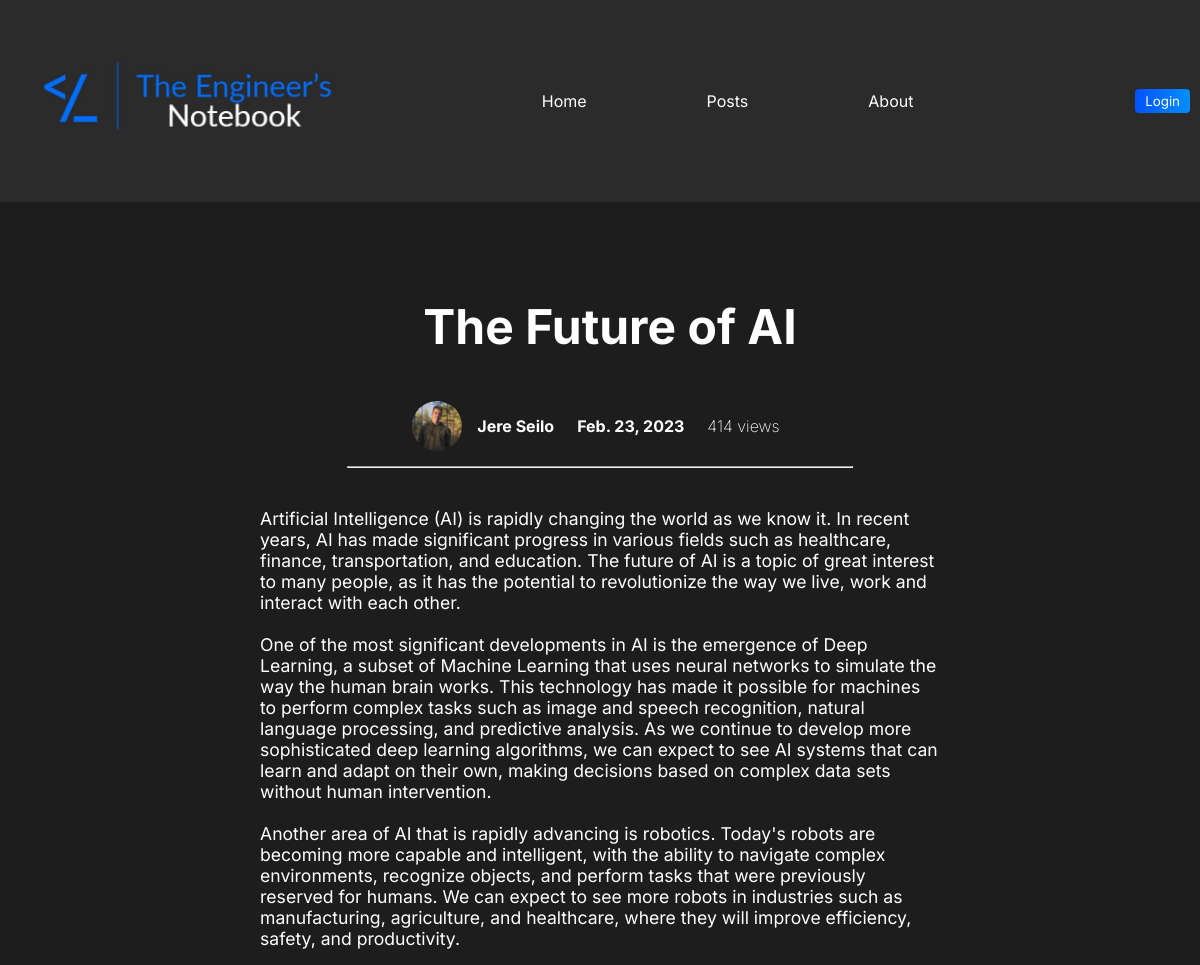
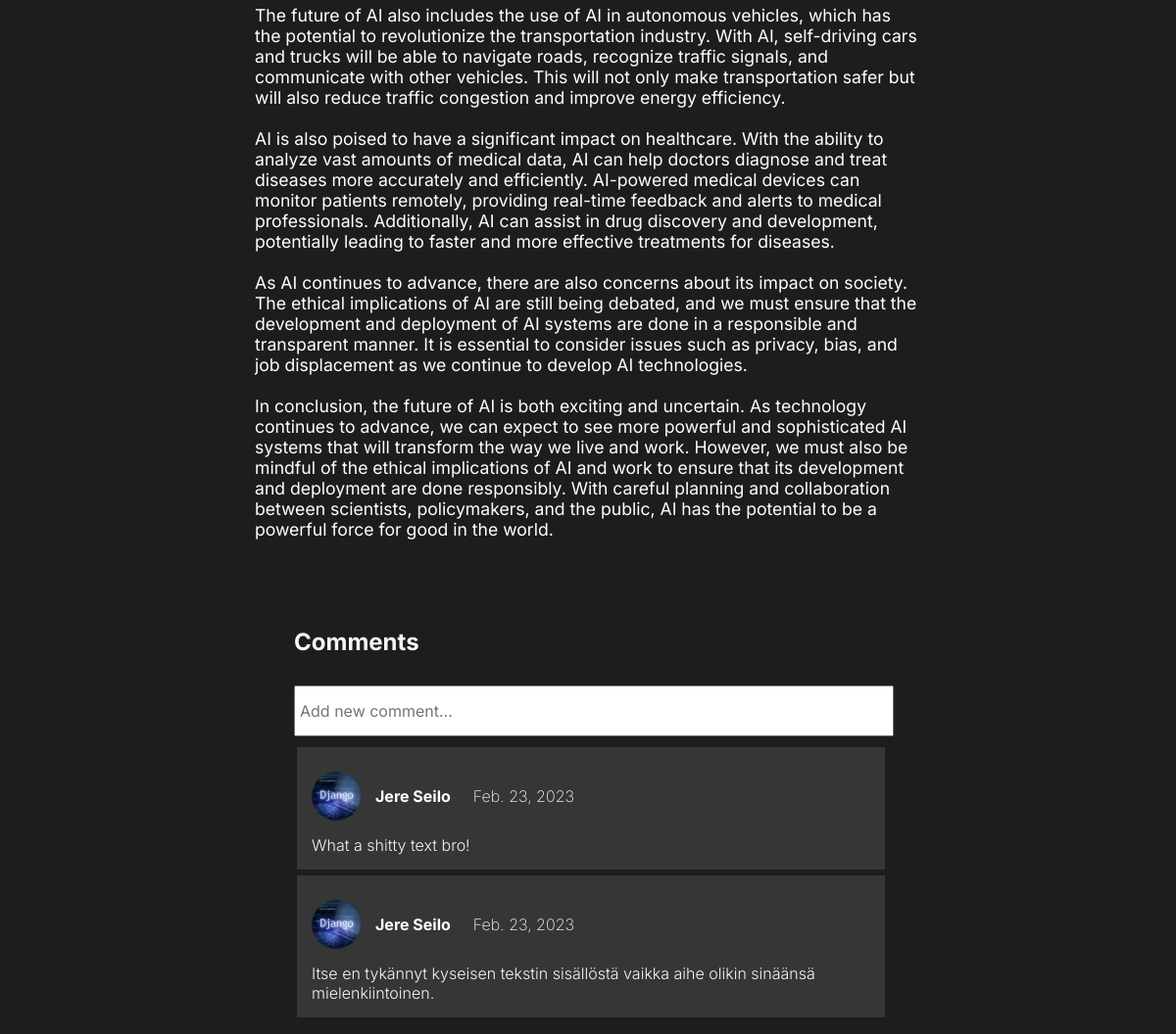
/posts/the-future-of-ai, run on the app's committed database (2 pictures, top to bottom).
### blogapp/models.py (models this page shows, shortened)
class Post(models.Model):
    author = models.ForeignKey("Author", on_delete=models.CASCADE)
    title = models.CharField(max_length=80)
    intro = models.CharField(max_length=100)
    image = models.ImageField(upload_to="images")
    text = models.TextField()
    date = models.DateField(default=date.today())
    views = models.IntegerField(default=0)
    slug = models.SlugField(unique=True)
    def save(self, *args, **kwargs):
        self.slug = slugify(self.title)
        super(Post, self).save(*args, **kwargs)

class Author(models.Model):
    firstname = models.CharField(max_length=50)
    lastname = models.CharField(max_length=50)
    profilepic = models.ImageField(upload_to="images")
    def __str__(self):
        return (f"{self.firstname}  {self.lastname}")

### blogapp/views.py (the view, shortened to what this page needs)
# urls.py: path("posts/<slug:slug>", views.PostDetailView.as_view(), name="postdetail")
class PostDetailView(View):
    def get(self, request, slug):
        post = Post.objects.get(slug=slug)
        post.views += 1
        post.save()
        form = CommentForm()
        return render(request, "blogapp/postdetail.html", {"post":post, "form":form})

### blogapp/forms.py
class CommentForm(forms.Form):
    comment = forms.CharField(label="Comment", max_length=500, widget=forms.TextInput(attrs={'class':'commentbox', "placeholder":"Add new comment..."}))

### blogapp/templates/blogapp/postdetail.html (shortened to what this page needs)
{% extends 'base.html' %}
{% load static %}
{% block css_url%}{% static 'blogapp/postdetail.css' %}{% endblock css_url%}
{% block nav_css %}{% static 'nav.css' %}{% endblock nav_css %}
{% block content %}
{% include "nav.html" %}
<div class="main">
    <div class="textbox">
        <h2>{{post.title}}</h2>
        <div class="written">
            <img id="pp" src={{post.author.profilepic.url}}>
            <p>{{post.author}}</p>
            <p>{{post.date}}</p>
            <p id="views">{{post.views}} views</p>
       </div>
        <hr>
        <p id="text">{{post.text |linebreaksbr}}</p>
        <section>
            <div class="comments">
                <h1>Comments</h1>
                <div class="new_comment">
                    <form method="POST">
                        {{form.comment}}
                    </form>
                </div>
                <div class="comment">
                    <div class="written" id="comment_writer">
                        <img id="pp" src={% static 'blogapp/django.jpg' %}>
                        <p>{{post.author}}</p>
                        <p  id="pvm">{{post.date}}</p>
                    </div>
                <p class="comment_text">What a shitty text bro!</p>
                </div>
                <div class="comment">
                    <div class="written" id="comment_writer">
                        <img id="pp" src={% static 'blogapp/django.jpg' %}>
                        <p>{{post.author}}</p>
                        <p id="pvm">{{post.date}}</p>
                    </div>
                <p class="comment_text">Itse en tykännyt kyseisen tekstin sisällöstä vaikka aihe olikin sinäänsä mielenkiintoinen.</p>
                </div>
            </div>
        </section>
    </div>
</div>
{% endblock content %}

### blogapp/static/blogapp/postdetail.css (style rules this page uses)
* { margin: 0; padding: 0; }
.main { height: 90vh; width: 100vw; background-color: #1d1d1d; display: flex; justify-content: center; overflow:auto !important; }
.textbox { margin-top: 70px; height: 700px; width: 60vw; display: flex; flex-direction: column; align-items: center; }
.written { color: #fff; display: flex; justify-content: center; top: 0px; margin-top: 25px; margin-bottom: 5px; align-items: center; }
.written p { font-family: 'Inter', sans-serif; font-weight: 700; padding-left: 15px; padding-right: 8px; }
#pp { height: 50px; width: 50px; border-radius: 50%; }
.textbox h2 { color: #fff; margin-top:25px; font-family: 'Inter', sans-serif; font-size: 3rem; padding-left: 20px; margin-bottom: 20px; }
#text { margin: 20px; margin-top: 40px; color: #fff; font-family: 'Inter', sans-serif; font-size: 1.1rem; padding-bottom: 40px; }
hr { margin-top: 10px; width: 70%; color: #1d1d1d; }
#views { font-weight: 200; }
.comments { padding-top: 30px; padding-bottom: 25px; font-family: 'Inter', sans-serif; width: 50vw; font-weight: 300; color: whitesmoke; display: flex; flex-direction: column; align-items: start; }
.comments h1 { margin-bottom: 30px; }
#comment_writer { justify-content: start !important; margin-left: 15px; }
.comment { background-color: rgb(54, 54, 54); width: 100%; margin: 3px; }
.comment_text { margin: 15px; }
#pvm { font-weight: 200; }
.new_comment { height: 60px; width: 100%; }
.commentbox { height: 40px; width: 100%; font-family: 'Inter', sans-serif; font-size: 1rem; padding: 4px; }

### data on the page
Post: title "The Future of AI", author.profilepic (picture), author "Jere Seilo", date "Feb. 23, 2023", views "414", text "Artificial Intelligence (AI) is rapidly changing the world as we know it. In recent years, AI has made significant progress in various fields such as healthcare, finance, transportation, and education. The future of AI is a topic of great interest to many people, as it has the potential to revolutionize the way we live, work and interact with each other. One of the most significant developments in AI is the emergence of Deep Learning, a subset of Machine Learning that uses neural networks to simulate the way the human brain works. This technology has made it possible for machines to perform complex tasks such as image and speech recognition, natural language processing, and predictive…"
